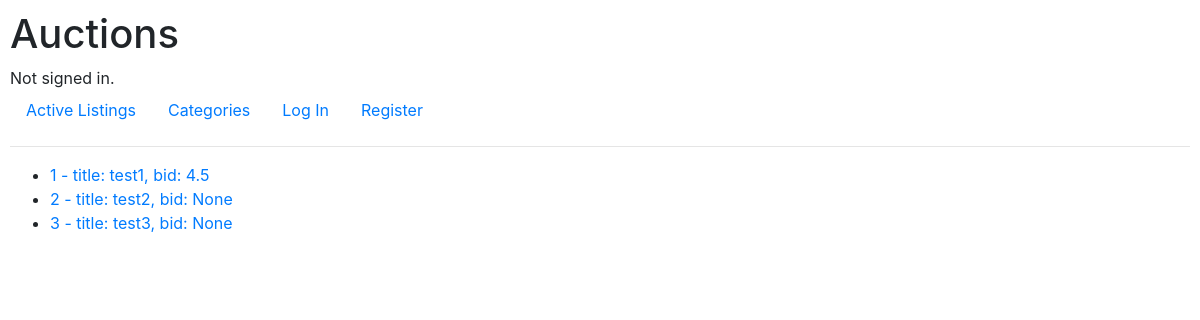
Page /category/1 on the committed database.
### auctions/models.py (models this page shows)
class Listings(models.Model):
    title = models.CharField(max_length=256)
    description = models.TextField(max_length=512)
    starting_bid = models.FloatField()
    current_bid = models.FloatField(blank=True, null=True)
    active = models.BooleanField(default=True)
    created_date = models.DateTimeField(default=timezone.now)
    creator = models.ForeignKey(User, on_delete=models.PROTECT, related_name="all_creators")
    category = models.ForeignKey(Categories, on_delete=models.CASCADE, related_name="similar_listings")
    watchers = models.ManyToManyField(User, blank=True, related_name="watch_list")
    buyer = models.ForeignKey(User, blank=True, null=True, on_delete=models.PROTECT)
    image = models.ImageField(null=True, blank=True, upload_to="images/")
    def __str__(self):
        return f"{self.id} - title: {self.title}, bid: {self.current_bid}"

### auctions/views.py (the view)
# urls.py: path("category/<int:category_id>", views.category_list, name="category_list"),
def category_list(request, category_id):
    categories = Listings.objects.filter(category=category_id)
    return render(
        request,
        "auctions/categoryList.html",
        {
            "categories": categories,
        },
    )

### auctions/templates/auctions/categoryList.html
{% extends "auctions/layout.html" %}
{% block body %}
<ul>
{% for c in categories %}
<li>
    <a href="{% url 'item' c.id %}">
    {{c}}
    </a>
</li>
{% endfor %}
</ul>
{% endblock %}

### auctions/static/auctions/styles.css (style rules this page uses)
body { padding: 10px; }

### rows in the picture
Listings: id+title+current_bid "1 - title: test1, bid: 4.5"
Listings: id+title+current_bid "2 - title: test2, bid: None"
Listings: id+title+current_bid "3 - title: test3, bid: None"
